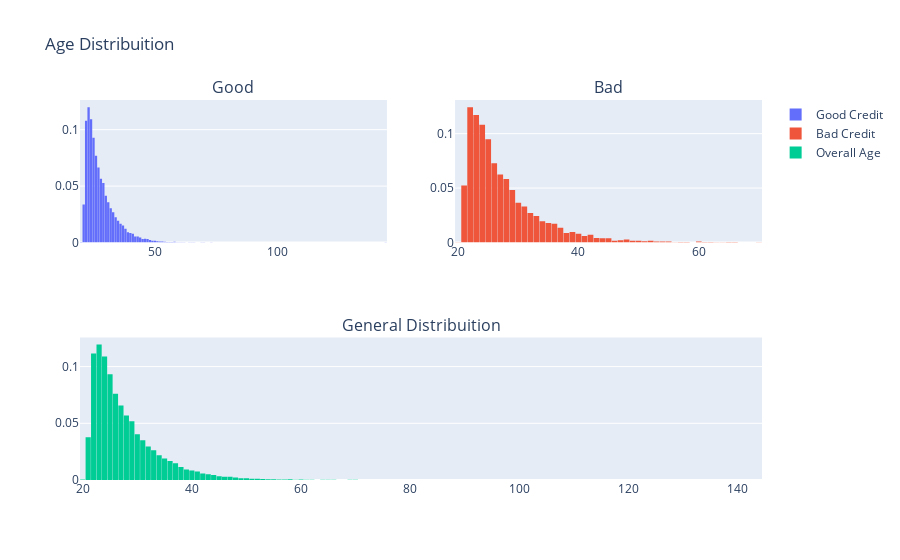

Notebook source saved alongside this figure:
### Markdown cell above
From the above graph, it can also be establised that as the loan grade falls down, the risk of default increases.

### Code cell
df_good = df.loc[df["loan_status"] == 0]['person_age'].values.tolist()
df_bad = df.loc[df["loan_status"] == 1]['person_age'].values.tolist()
df_age = df['person_age'].values.tolist()

#First plot
trace0 = go.Histogram(
    x=df_good,
    histnorm='probability',
    name="Good Credit"
)
#Second plot
trace1 = go.Histogram(
    x=df_bad,
    histnorm='probability',
    name="Bad Credit"
)
#Third plot
trace2 = go.Histogram(
    x=df_age,
    histnorm='probability',
    name="Overall Age"
)

#Creating the grid
fig = tls.make_subplots(rows=2, cols=2, specs=[[{}, {}], [{'colspan': 2}, None]],
                          subplot_titles=('Good','Bad', 'General Distribuition'))

#setting the figs
fig.append_trace(trace0, 1, 1)
fig.append_trace(trace1, 1, 2)
fig.append_trace(trace2, 2, 1)

fig['layout'].update(showlegend=True, title='Age Distribuition', bargap=0.05)
py.iplot(fig, filename='custom-sized-subplot-with-subplot-titles')

### Figure 1 — Plotly figure (JSON) as saved in the notebook; plotly's stock layout.template omitted (floating-point values rounded to 4 significant figures; data arrays with more than 128 entries replaced by an {"elided": "..."} marker saying what was removed)
{"data": [{"histnorm": "probability", "name": "Good Credit", "type": "histogram", "x": {"elided": "25473 int values"}, "xaxis": "x", "yaxis": "y"}, {"histnorm": "probability", "name": "Bad Credit", "type": "histogram", "x": {"elided": "7108 int values"}, "xaxis": "x2", "yaxis": "y2"}, {"histnorm": "probability", "name": "Overall Age", "type": "histogram", "x": {"elided": "32581 int values"}, "xaxis": "x3", "yaxis": "y3"}], "layout": {"annotations": [{"font": {"size": 16}, "showarrow": false, "text": "Good", "x": 0.225, "xanchor": "center", "xref": "paper", "y": 1, "yanchor": "bottom", "yref": "paper"}, {"font": {"size": 16}, "showarrow": false, "text": "Bad", "x": 0.775, "xanchor": "center", "xref": "paper", "y": 1, "yanchor": "bottom", "yref": "paper"}, {"font": {"size": 16}, "showarrow": false, "text": "General Distribuition", "x": 0.5, "xanchor": "center", "xref": "paper", "y": 0.375, "yanchor": "bottom", "yref": "paper"}], "bargap": 0.05, "showlegend": true, "title": {"text": "Age Distribuition"}, "xaxis": {"anchor": "y", "domain": [0, 0.45]}, "xaxis2": {"anchor": "y2", "domain": [0.55, 1]}, "xaxis3": {"anchor": "y3", "domain": [0, 1]}, "yaxis": {"anchor": "x", "domain": [0.625, 1]}, "yaxis2": {"anchor": "x2", "domain": [0.625, 1]}, "yaxis3": {"anchor": "x3", "domain": [0, 0.375]}}}
